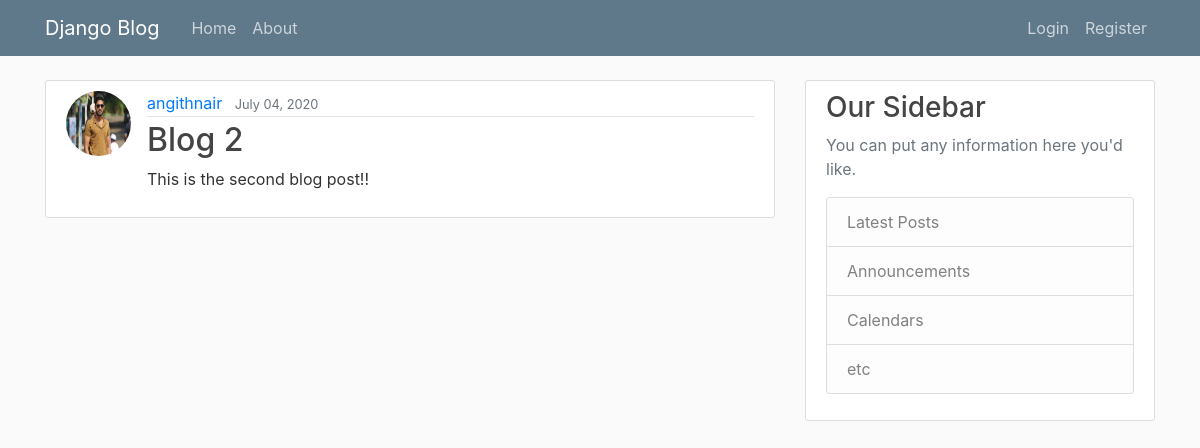
/post/5/, run on an earlier commit of the app's database.
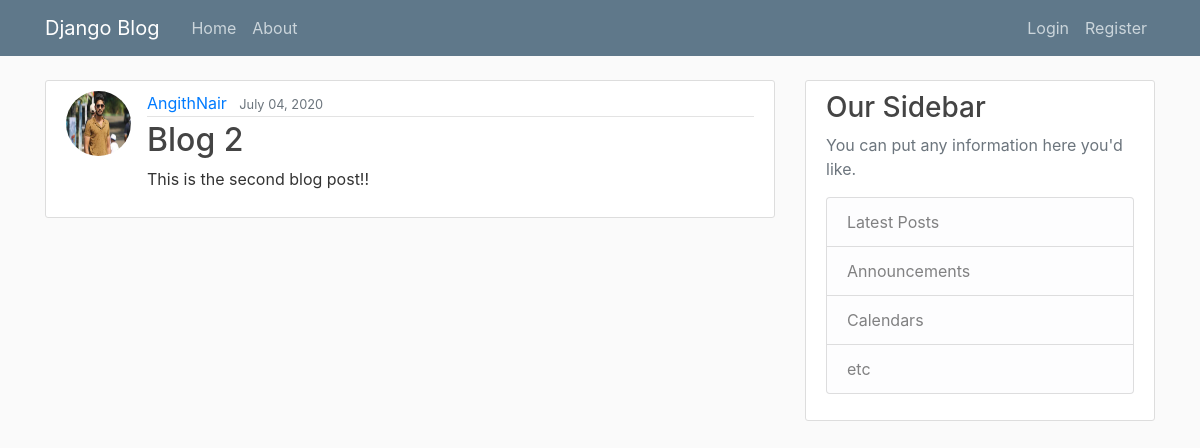
And on a later commit of the database.
### blog/models.py (models this page shows, shortened)
class Post(models.Model):
    title = models.CharField(max_length=100)
    content = models.TextField()
    date_posted = models.DateTimeField(default=timezone.now)
    author = models.ForeignKey(User, on_delete=models.CASCADE)

### users/models.py (models this page shows, shortened)
class Profile(models.Model):
    user = models.OneToOneField(User, on_delete=models.CASCADE)
    image = models.ImageField(default='default.jpg', upload_to='profile_pics')

### blog/views.py (the view)
# urls.py: path('post/<int:pk>/', PostDetailView.as_view(), name='post-detail'),
class PostDetailView(DetailView):
    model = Post

### blog/templates/blog/post_detail.html (shortened to what this page needs)
{% extends "blog/base.html" %}
{% block content %}
    <article class="media content-section">
        <img class="rounded-circle article-img" src="{{ object.author.profile.image.url }}">
        <div class="media-body">
        <div class="article-metadata">
            <a class="mr-2" href="#">{{ object.author }}</a>
            <small class="text-muted">{{ object.date_posted |date:"F d, Y" }}</small>
        </div>
        <h2 class="article-title">{{ object.title }}</h2>
        <p class="article-content">{{ object.content }}</p>
        </div>
    </article>
{% endblock content %}

What changed in the data, as far as the page shows it:
changed through a linked row, Post "Blog 2": author.profile.image: a different picture; author "angithnair" → "AngithNair"
